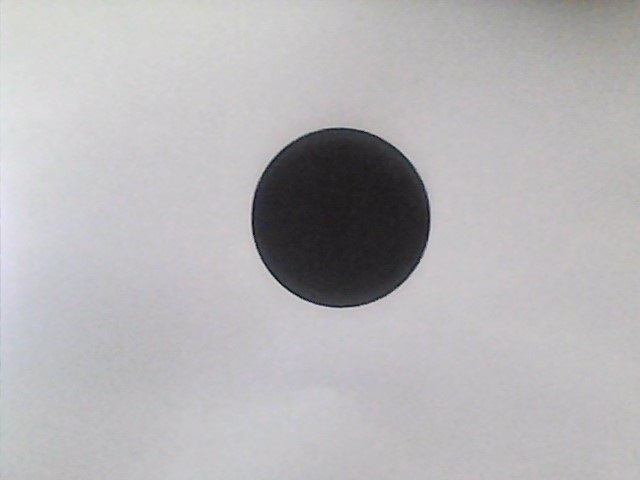
#> input picture Circle.jpg, 640 x 480 px
$ python 'rechteck-kreis erkennung.py'
#> lines starting #> are read from the running program, lines starting #| are printed output that depends on the picture; after the words box and inside, x2 and y2 are one past the last pixel; in counts of white or black regions, pixels touching at a corner belong together
import cv2
import numpy as np


Image = 'Circle.jpg'					#Bild Datei
WindowWidth = 1100					#Fenster Breite
lower_Color_val = (0, 0, 0) 		#Untere RGB Farbgrenze
higher_Color_val = (100, 100, 100)	#Obere RGB Farbgrenze


#Dient zur Anpassung der Fenstergröße
def resize(Images, ImagesWidth):
	ImagesLen = len(Images)
	height = Images[0].shape[0]
	width = Images[0].shape[1] * ImagesLen
	try:
		widthDim = int(Images[0].shape[1] - (width - ImagesWidth) / ImagesLen) 	#Die nötige Länge eines Bildes wird ausgerechnet
		heightDim = int(height / ((width / ImagesWidth)))						#Die Höhe wird ausgerechnet
	except:
		widthDim = heightDim = 1
	ResizedImages = []
	for Image in Images:
		ResizedImages.append(cv2.resize(Image, (widthDim, heightDim), interpolation = cv2.INTER_AREA))
	return ResizedImages

def DetectObject(mask, InputImage):
 	Contours, hierarchy = cv2.findContours(mask, cv2.RETR_TREE, cv2.CHAIN_APPROX_SIMPLE)	#Konturen werden gesucht
 	OutputImage = InputImage
 	centerX = None
 	centerY = None
 	for cnt in Contours:
 		approx = cv2.approxPolyDP(cnt,0.01*cv2.arcLength(cnt,True),True)		#Aproximation des Objekts
 		M = cv2.moments(cnt)	#In späterer Folge zur ermittlung des Mittelpunkts erforderlich
 		if M["m00"] != 0:
 			if 13 <= len(approx) <= 19 or len(approx) == 4:

 				OutputImage = cv2.drawContours(InputImage, [cnt], -1, (0,255,0), -1)

		 		#Mittelpunkte werden ermittelt
		 		centerY = int(M["m01"] / M["m00"])
			 	centerX = int(M["m10"] / M["m00"])

			 	#Einzeichnen des Mittlelpunkts
			 	cv2.circle(OutputImage, (centerX, centerY),10,(0,0,255), -1)

	 			#Wenn ein Rechteck erkannt wird
			 	if len(approx) == 4:
			 		cv2.putText(OutputImage, "Rechteck",(centerX, centerY),cv2.FONT_HERSHEY_SIMPLEX, 1, 255)

	 			# Sonst Kreis wird erkannt
		 		else:
			 		cv2.putText(OutputImage, "Kreis",(centerX, centerY),cv2.FONT_HERSHEY_SIMPLEX, 1, 255)

 	return OutputImage, centerX, centerY


IMG = cv2.imread(Image)
#> IMG is the input picture: shape (480, 640, 3); mean B, G, R 182.9, 180.7, 182.2

blur = cv2.GaussianBlur(IMG,(13,13),0) #Verringerung von Bild rauschen

RGB = cv2.cvtColor(blur, cv2.COLOR_BGR2RGB)

mask = cv2.inRange(RGB, lower_Color_val, higher_Color_val) #Grenzwerte
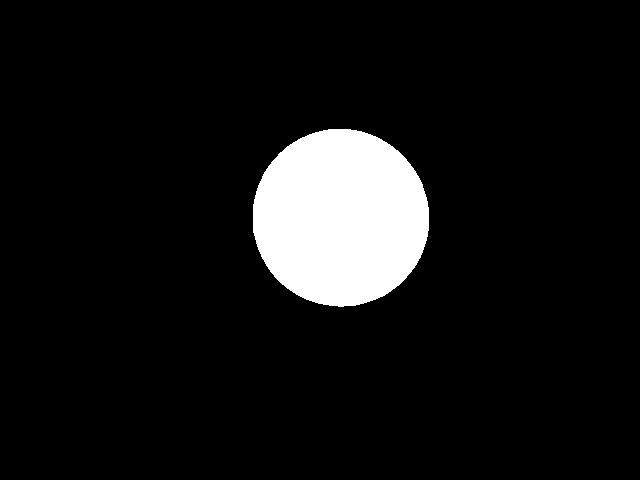
#> mask: shape (480, 640); 8% white; 1 white region

OutputImage, centerX, centerY = DetectObject(mask, RGB)
#> in DetectObject, `Contours, hierarchy = cv2.findContours(mask, cv2.RETR_TREE, cv2.CHAIN_..`: Contours = 1 contour; box (x1, y1, x2, y2) and area: (253, 129, 429, 307) 24413
#> the loop in DetectObject, `for cnt in Contours:` made 1 pass
#> (centerY, centerX) on pass 1: (217, 340)
#> pass 1, in DetectObject, `OutputImage = cv2.drawContours(InputImage, [cnt], -1, (0,255,0), -1)`:
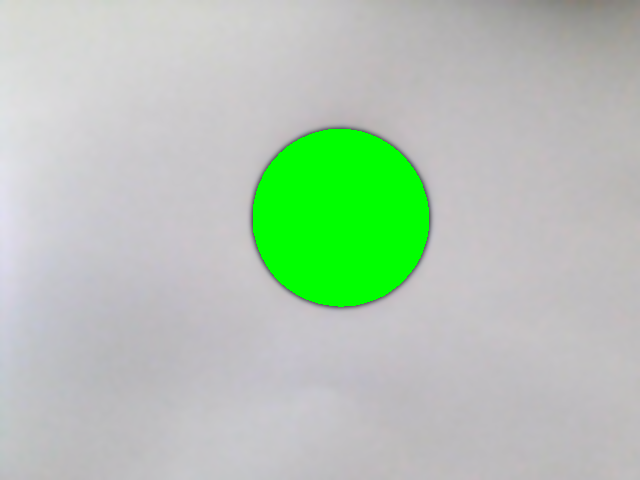
#> OutputImage: shape (480, 640, 3); mean R, G, B 178.7, 197.8, 179.4
#> centerX = 340; centerY = 217

print("Mittelpunkt:\n""X: "+ str(centerX) + " pixel" + "\nY: " + str(centerY) + " pixel") #Der Abstand vom Kreis Objekt Mittelpunkt relativ zur oberen linken Ecke wird ausgegeben
#| Mittelpunkt:
#| X: 340 pixel
#| Y: 217 pixel

thresholdblur = cv2.bitwise_and(blur, blur, mask=mask)	#Das Bild mit den eingestellten Grenzwerten wird erstellt
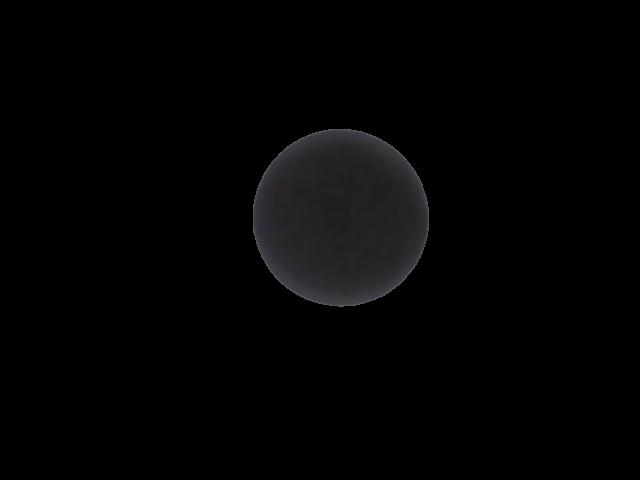
#> thresholdblur: shape (480, 640, 3); mean B, G, R 3.6, 3.3, 3.4

blur, thresholdblur, OutputImage = resize((blur, thresholdblur, OutputImage), WindowWidth)
#> in resize, `ImagesLen = len(Images)`: ImagesLen = 3
#> in resize, `width = Images[0].shape[1] * ImagesLen`: width = 1920
#> in resize, `widthDim = int(Images[0].shape[1] - (width - ImagesWidth) / ImagesLen)`: widthDim = 366
#> in resize, `heightDim = int(height / ((width / ImagesWidth)))`: heightDim = 275
#> the loop in resize, `for Image in Images:` made 3 passes
#> after the loop in resize, `for Image in Images:`: ResizedImages = 3 items
#> blur: shape (275, 366, 3)
#> thresholdblur: shape (275, 366, 3)
#> OutputImage: shape (275, 366, 3)

CombinedImages = np.concatenate((blur, thresholdblur, OutputImage), axis=1) #Bilder werden kombiniert
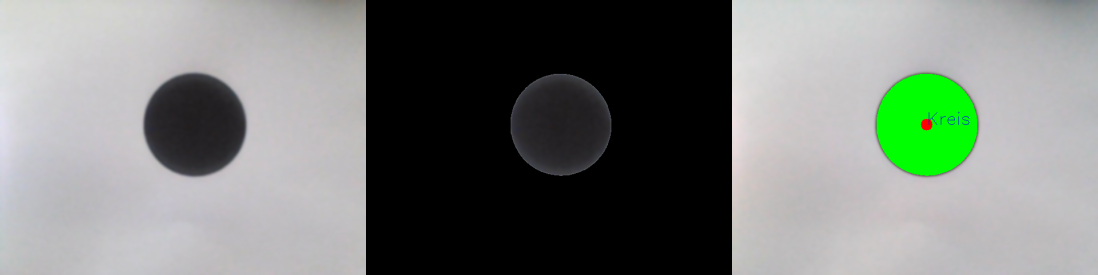
#> CombinedImages: shape (275, 1098, 3); mean B, G, R 121.8, 127.1, 121.7

cv2.imshow('Rechteck oder Kreis', CombinedImages)

cv2.waitKey(0)
cv2.destroyAllWindows()

$ run again, with Rect.jpg copied over Circle.jpg
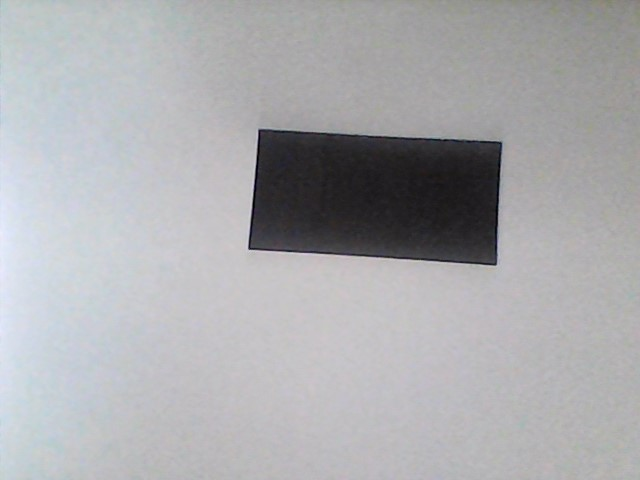
#> input picture Rect.jpg, 640 x 480 px
#> IMG is the input picture: shape (480, 640, 3); mean B, G, R 174.1, 171.4, 171
#> `mask = cv2.inRange(RGB, lower_Color_val, higher_Color_val)`:
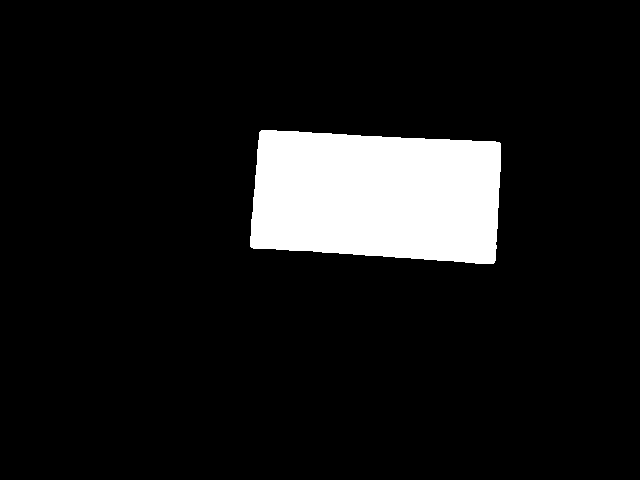
#> mask: shape (480, 640); 9.6% white; 1 white region
#> Contours = 1 contour; box (x1, y1, x2, y2) and area: (250, 130, 501, 264) 29064
#> the loop in DetectObject, `for cnt in Contours:` made 1 pass
#> (approx, centerY, centerX) on pass 1: ([[259, 132], [251, 247], [494, 262], [499, 142]], 195, 376)
#> `OutputImage, centerX, centerY = DetectObject(mask, RGB)`: centerX = 376; centerY = 195
#| Mittelpunkt:
#| X: 376 pixel
#| Y: 195 pixel
#> ImagesLen = 3
#> width = 1920
#> widthDim = 366
#> heightDim = 275
#> the loop in resize, `for Image in Images:` made 3 passes
#> after the loop in resize, `for Image in Images:`: ResizedImages = 3 items
#> `CombinedImages = np.concatenate((blur, thresholdblur, OutputImage), ax..`:
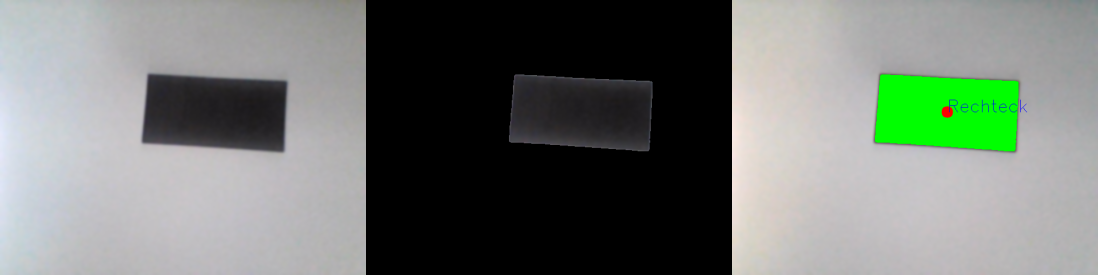
#> CombinedImages: shape (275, 1098, 3); mean B, G, R 115.2, 122.3, 115.1
